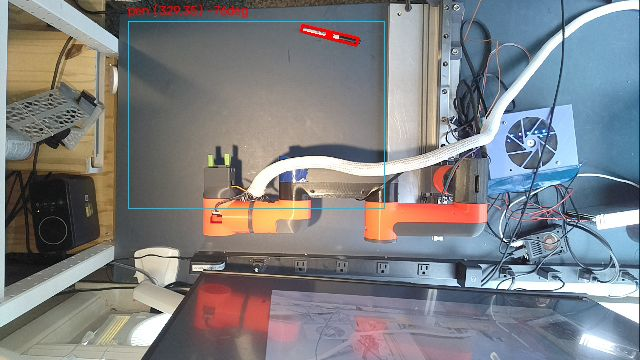
#> input picture extended_arm.jpg, 640 x 360 px
$ python -i oak_detect_stream.py   (imports and definitions only)
#> lines starting #> are read from the running program, lines starting #| are printed output that depends on the picture; after the words box and inside, x2 and y2 are one past the last pixel; in counts of white or black regions, pixels touching at a corner belong together
#> further down, picture is the input picture: shape (360, 640, 3); mean B, G, R 131.3, 128.4, 126.9
"""
Live MJPEG stream with classic-CV pen detection overlay (validation aid).

DepthAI v3, 640x360 @ 15fps (USB2-safe). Detects an elongated object (the pen)
inside a mat ROI using flat-field background subtraction + elongation filtering,
and overlays the ROI (cyan), the detection (red box + center + angle), and the
pixel coordinates. Open http://armold.local:8091/. Stop:
`sudo systemctl stop oak-stream`.
"""

import socketserver
import threading
import time
from http.server import BaseHTTPRequestHandler, HTTPServer

import cv2
import depthai as dai
import numpy as np

PORT = 8091
import json as _json

# ROI as fractions of the frame (mat region near the arm; bottom raised to
# exclude power strip / monitor / cables that caused false positives).
ROI_FRAC = (0.20, 0.16, 0.60, 0.656)
MIN_AREA_FRAC = 0.0003
MAX_AREA_FRAC = 0.05
MIN_ELONG = 3.0

_latest = {"jpg": None, "grip": None}
_lock = threading.Lock()


GREEN_LOWER = np.array([35, 70, 50])
GREEN_UPPER = np.array([90, 255, 255])
GREEN_MIN_AREA = 60


# [30 lines left out: function _detect_green, not called in this run]


def _detect_pen(frame):
    h, w = frame.shape[:2]
#> h = 360; w = 640
    x0 = int(ROI_FRAC[0] * w)
#> x0 = 128
    y0 = int(ROI_FRAC[1] * h)
#> y0 = 57
    x1 = int(ROI_FRAC[2] * w)
#> x1 = 384
    y1 = int(ROI_FRAC[3] * h)
#> y1 = 236
    gray = cv2.cvtColor(frame, cv2.COLOR_BGR2GRAY)
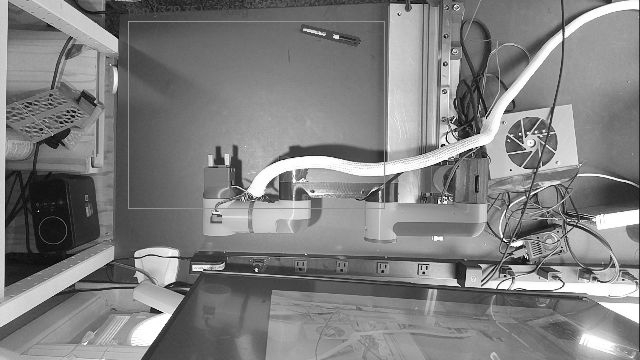
#> gray: shape (360, 640); min 0, max 255, mean 128.3
    sub = cv2.GaussianBlur(gray[y0:y1, x0:x1], (5, 5), 0)
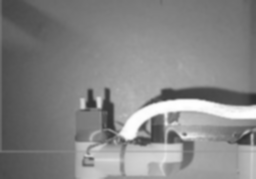
#> sub: shape (179, 256); min 45, max 255, mean 133.2
    bg = cv2.GaussianBlur(sub, (0, 0), sigmaX=max(9.0, 0.03 * w))
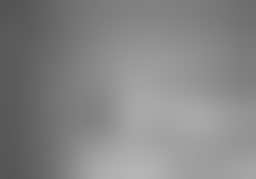
#> bg: shape (179, 256); min 83, max 180, mean 133.2
    diff = cv2.absdiff(sub, bg)
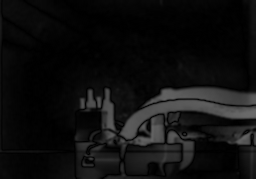
#> diff: shape (179, 256); min 0, max 107, mean 15
    diff = cv2.normalize(diff, None, 0, 255, cv2.NORM_MINMAX).astype("uint8")
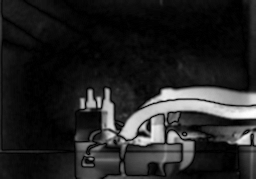
#> diff: shape (179, 256); min 0, max 255, mean 35.6
    _, mask = cv2.threshold(diff, 0, 255, cv2.THRESH_BINARY + cv2.THRESH_OTSU)
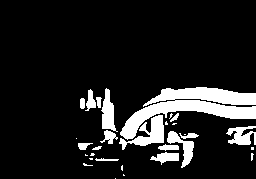
#> mask: shape (179, 256); 12.4% white; 30 white regions (14 under 20 px), largest, box (x1, y1, x2, y2) and area: (120, 87, 256, 140) 2961, (119, 115, 164, 150) 611, (101, 88, 118, 132) 396
    k = cv2.getStructuringElement(cv2.MORPH_ELLIPSE, (7, 7))
    mask = cv2.morphologyEx(mask, cv2.MORPH_CLOSE, k, iterations=2)
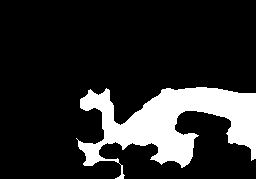
#> mask: shape (179, 256); 16.7% white; 1 white region
    contours, _ = cv2.findContours(mask, cv2.RETR_EXTERNAL, cv2.CHAIN_APPROX_SIMPLE)
#> contours = 1 contour; box (x1, y1, x2, y2) and area: (76, 87, 256, 179) 7246

    frame_area = w * h
#> frame_area = 230400
    best = None
    best_score = 0.0
    for c in contours:
        area = cv2.contourArea(c)
        if area < MIN_AREA_FRAC * frame_area or area > MAX_AREA_FRAC * frame_area:
            continue
        rect = cv2.minAreaRect(c)
        (cx, cy), (rw, rh), angle = rect
        long_side, short_side = max(rw, rh), max(min(rw, rh), 1.0)
        elong = long_side / short_side
        if elong < MIN_ELONG:
            continue
        score = elong * np.sqrt(area)
        if score > best_score:
            best_score = score
            box = cv2.boxPoints(rect).astype(np.int32) + np.array([x0, y0])
            best = (box, (cx + x0, cy + y0), long_side, short_side, angle)
#> this loop made 1 pass
#> (area, cx, cy, rw, rh, angle, long_side, short_side) on pass 1: (7245.5, 165.7, 132.4, 179.5, 90.18, -0.637, 179.5, 90.18)
#> after the loop, best_score = 0
    return (x0, y0, x1, y1), best


# [67 lines left out: function _camera_loop, not called in this run]


class _Handler(BaseHTTPRequestHandler):
    # [44 lines left out: function do_GET, not called in this run]

    def log_message(self, *args):
        pass


class _ThreadingHTTPServer(socketserver.ThreadingMixIn, HTTPServer):
    daemon_threads = True


# [4 lines left out: function main, not called in this run]


# [2 lines not run here, left out]

>>> import cv2
>>> picture = cv2.imread('../../extended_arm.jpg')
>>> result = _detect_pen(picture)

$ run again, on phase0_view.jpg
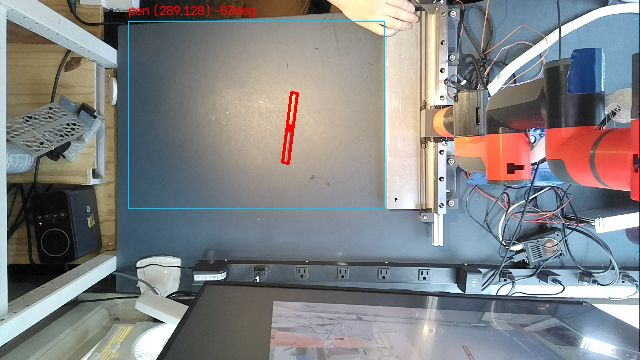
#> input picture phase0_view.jpg, 640 x 360 px
#> picture is the input picture: shape (360, 640, 3); mean B, G, R 132.2, 131.5, 131.3
#> in _detect_pen, `sub = cv2.GaussianBlur(gray[y0:y1, x0:x1], (5, 5), 0)`:
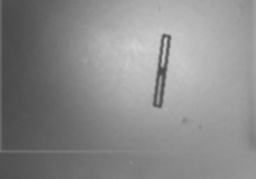
#> sub: shape (179, 256); min 73, max 211, mean 138.4
#> in _detect_pen, `mask = cv2.morphologyEx(mask, cv2.MORPH_CLOSE, k, iterations=2)`:
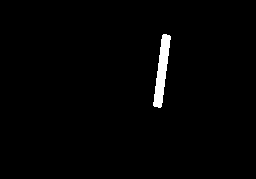
#> mask: shape (179, 256); 1.4% white; 1 white region
#> contours = 1 contour; box (x1, y1, x2, y2) and area: (153, 34, 171, 108) 582
#> the loop in _detect_pen, `for c in contours:` made 1 pass
#> (area, cx, cy, rw, rh, angle, long_side, short_side) on pass 1: (582, 161.5, 70.44, 73.42, 9, -82.69, 73.42, 9)
#> after the loop in _detect_pen, `for c in contours:`: best_score = 196.7
#> result = ((128, 57, 384, 236), ([[289, 164], [280, 163], [289, 90], [298, 91]], (289.5, 127.4), 73.42, 9, -82.69))
